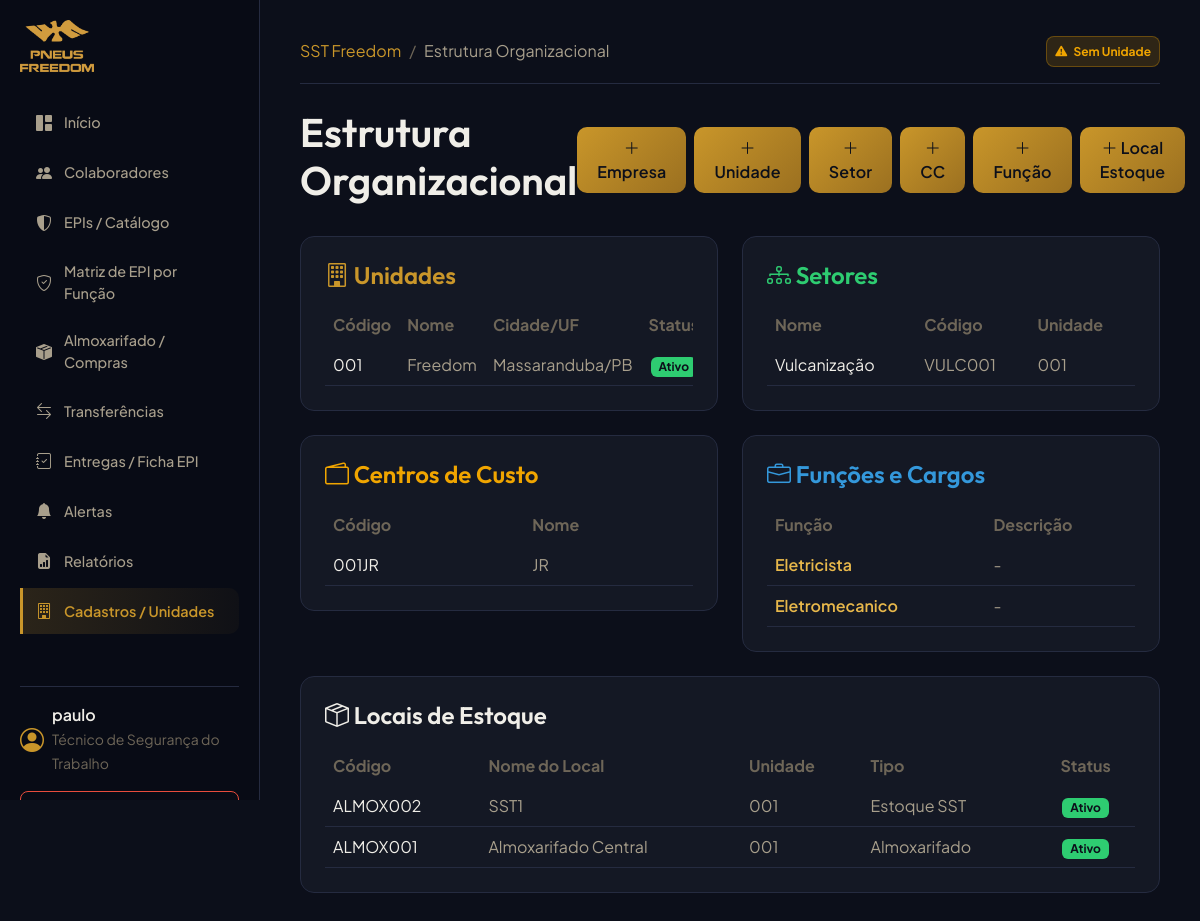
Before: /organizations/ (signed in) with the older database file.
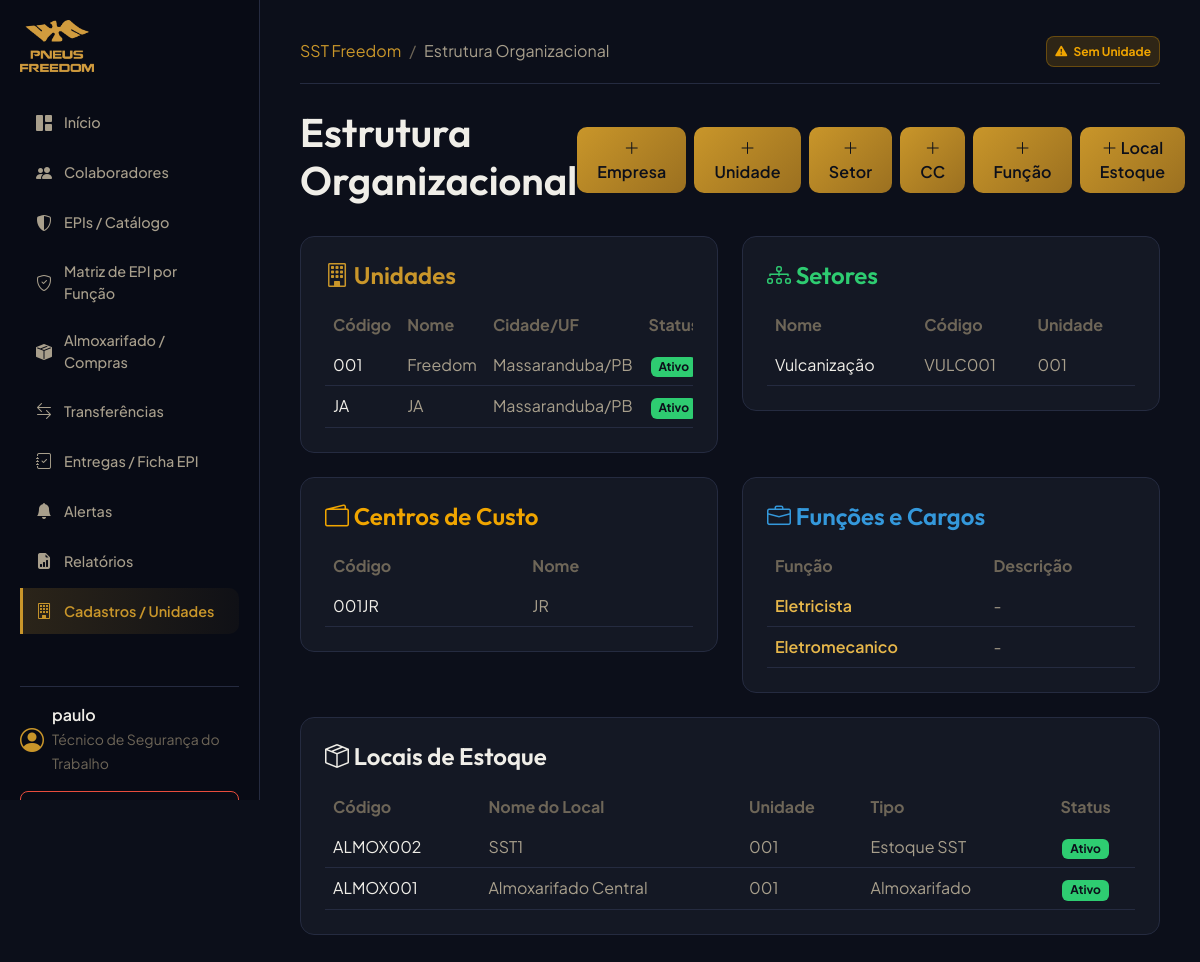
After: the same page with the newer database file.
### organizations/models.py (models this page shows, shortened)
class Unit(models.Model):
    company = models.ForeignKey(Company, on_delete=models.PROTECT, related_name='units', verbose_name="Empresa")
    codigo = models.CharField(max_length=50, unique=True, verbose_name="Código da Unidade")
    nome = models.CharField(max_length=255, verbose_name="Nome da Unidade")
    cidade = models.CharField(max_length=100, verbose_name="Cidade")
    estado = models.CharField(max_length=2, verbose_name="UF")
    ativo = models.BooleanField(default=True, verbose_name="Ativo")
    class Meta:
        verbose_name = "Unidade"
        verbose_name_plural = "Unidades"

class Sector(models.Model):
    unit = models.ForeignKey(Unit, on_delete=models.PROTECT, related_name='sectors', verbose_name="Unidade")
    nome = models.CharField(max_length=255, verbose_name="Nome do Setor")
    codigo = models.CharField(max_length=50, blank=True, null=True, verbose_name="Código do Setor")
    ativo = models.BooleanField(default=True, verbose_name="Ativo")
    class Meta:
        verbose_name = "Setor"
        verbose_name_plural = "Setores"
        unique_together = ('unit', 'nome')

class CostCenter(models.Model):
    company = models.ForeignKey(Company, on_delete=models.PROTECT, related_name='cost_centers', verbose_name="Empresa")
    codigo = models.CharField(max_length=50, verbose_name="Código do Centro de Custo")
    nome = models.CharField(max_length=255, verbose_name="Nome")
    ativo = models.BooleanField(default=True, verbose_name="Ativo")
    class Meta:
        verbose_name = "Centro de Custo"
        verbose_name_plural = "Centros de Custo"
        unique_together = ('company', 'codigo')

class Function(models.Model):
    company = models.ForeignKey(Company, on_delete=models.PROTECT, related_name='functions', verbose_name="Empresa")
    nome = models.CharField(max_length=255, verbose_name="Nome da Função/Cargo")
    descricao = models.TextField(blank=True, null=True, verbose_name="Descrição")
    ativo = models.BooleanField(default=True, verbose_name="Ativo")
    class Meta:
        verbose_name = "Função/Cargo"
        verbose_name_plural = "Funções/Cargos"
        unique_together = ('company', 'nome')

class InventoryLocation(models.Model):
    ALMOXARIFADO = 'ALMOXARIFADO'
    SST = 'SST'
    OUTRO = 'OUTRO'
    TIPO_CHOICES = (
        (ALMOXARIFADO, 'Almoxarifado'),
        (SST, 'Estoque SST'),
        (OUTRO, 'Outro'),
    )
    unit = models.ForeignKey(Unit, on_delete=models.PROTECT, related_name='inventory_locations', verbose_name="Unidade")
    codigo = models.CharField(max_length=50, verbose_name="Código do Local")
    nome = models.CharField(max_length=255, verbose_name="Nome do Local")
    tipo = models.CharField(max_length=20, choices=TIPO_CHOICES, default=ALMOXARIFADO, verbose_name="Tipo de Local")
    ativo = models.BooleanField(default=True, verbose_name="Ativo")
    class Meta:
        verbose_name = "Local de Estoque"
        verbose_name_plural = "Locais de Estoque"
        unique_together = ('unit', 'codigo')

### organizations/views.py (the view)
# urls.py: path('', OrganizationDashboardView.as_view(), name='organization_dashboard'),
class OrganizationDashboardView(LoginRequiredMixin, TemplateView):
    template_name = "organizations/dashboard.html"
    def get_context_data(self, **kwargs):
        context = super().get_context_data(**kwargs)
        user = self.request.user
        user_units = user.units.all()
        if user.is_superuser and not user_units.exists():
            user_units = Unit.objects.all()
        context.update({
            'companies': Company.objects.all(),
            'units': Unit.objects.filter(id__in=user_units),
            'sectors': Sector.objects.filter(unit__in=user_units),
            'cost_centers': CostCenter.objects.all(),
            'functions': Function.objects.all(),
            'locations': InventoryLocation.objects.filter(unit__in=user_units),
        })
        return context

### accounts/models.py (called while the page is built)
    def is_admin(self):
        return self.profile_type == self.ADMIN or self.is_superuser

    def is_tecnico(self):
        return self.profile_type == self.TECNICO_SST or self.is_superuser

    def is_almoxarife(self):
        return self.profile_type == self.ALMOXARIFE or self.is_superuser

### templates/organizations/dashboard.html (shortened to what the changed rows need)
{% extends "base.html" %}
{% block content %}
<div class="d-flex justify-content-between align-items-center mb-4">
    <h1>Estrutura Organizacional</h1>
</div>
<div class="row g-4">
    <div class="col-12 col-lg-6">
        <div class="card-premium">
            <div class="table-responsive">
                <table class="table table-dark table-hover mb-0" style="--bs-table-bg: transparent; --bs-table-border-color: var(--border-color);">
                    <thead>
                        <tr>
                            <th class="text-muted border-0">Código</th>
                            <th class="text-muted border-0">Nome</th>
                            <th class="text-muted border-0">Cidade/UF</th>
                            <th class="text-muted border-0 text-center">Status</th>
                        </tr>
                    </thead>
                    <tbody>
                        {% for unit in units %}
                        <tr>
                            <td class="text-light border-secondary">{{ unit.codigo }}</td>
                            <td class="border-secondary">{{ unit.nome }}</td>
                            <td class="border-secondary">{{ unit.cidade }}/{{ unit.estado }}</td>
                            <td class="text-center border-secondary">
                                {% if unit.ativo %}
                                <span class="badge bg-success">Ativo</span>
                                {% else %}
                                <span class="badge bg-danger">Inativo</span>
                                {% endif %}
                            </td>
                        </tr>
                        {% empty %}
                        <tr>
                            <td colspan="4" class="text-center text-muted border-0 py-4">Nenhuma unidade cadastrada ou vinculada.</td>
                        </tr>
                        {% endfor %}
                    </tbody>
                </table>
            </div>
        </div>
    </div>
    <div class="col-12 col-lg-6">
        <div class="card-premium">
            <div class="table-responsive">
                <table class="table table-dark table-hover mb-0" style="--bs-table-bg: transparent; --bs-table-border-color: var(--border-color);">
                    <thead>
                        <tr>
                            <th class="text-muted border-0">Nome</th>
                            <th class="text-muted border-0">Código</th>
                            <th class="text-muted border-0">Unidade</th>
                        </tr>
                    </thead>
                    <tbody>
                        {% for sector in sectors %}
                        <tr>
                            <td class="text-light border-secondary">{{ sector.nome }}</td>
                            <td class="border-secondary">{{ sector.codigo|default:"-" }}</td>
                            <td class="border-secondary">{{ sector.unit.codigo }}</td>
                        </tr>
                        {% empty %}
                        <tr>
                            <td colspan="3" class="text-center text-muted border-0 py-4">Nenhum setor cadastrado.</td>
                        </tr>
                        {% endfor %}
                    </tbody>
                </table>
            </div>
        </div>
    </div>
    <div class="col-12 col-lg-6">
        <div class="card-premium">
            <div class="table-responsive">
                <table class="table table-dark table-hover mb-0" style="--bs-table-bg: transparent; --bs-table-border-color: var(--border-color);">
                    <thead>
                        <tr>
                            <th class="text-muted border-0">Código</th>
                            <th class="text-muted border-0">Nome</th>
                        </tr>
                    </thead>
                    <tbody>
                        {% for cc in cost_centers %}
                        <tr>
                            <td class="text-light border-secondary">{{ cc.codigo }}</td>
                            <td class="border-secondary">{{ cc.nome }}</td>
                        </tr>
                        {% empty %}
                        <tr>
                            <td colspan="2" class="text-center text-muted border-0 py-4">Nenhum centro de custo cadastrado.</td>
                        </tr>
                        {% endfor %}
                    </tbody>
                </table>
            </div>
        </div>
    </div>
    <div class="col-12 col-lg-6">
        <div class="card-premium">
            <div class="table-responsive">
                <table class="table table-dark table-hover mb-0" style="--bs-table-bg: transparent; --bs-table-border-color: var(--border-color);">
                    <thead>
                        <tr>
                            <th class="text-muted border-0">Função</th>
                            <th class="text-muted border-0">Descrição</th>
                        </tr>
                    </thead>
                    <tbody>
                        {% for func in functions %}
                        <tr>
                            <td class="text-light border-secondary fw-semibold">
                                <a href="{% url 'function_detail' func.id %}" class="text-link fw-semibold text-decoration-none">
                                    {{ func.nome }}
                                </a>
                            </td>
                            <td class="border-secondary text-truncate" style="max-width: 250px;">{{ func.descricao|default:"-" }}</td>
                        </tr>
                        {% empty %}
                        <tr>
                            <td colspan="2" class="text-center text-muted border-0 py-4">Nenhuma função cadastrada.</td>
                        </tr>
                        {% endfor %}
                    </tbody>
                </table>
            </div>
        </div>
    </div>
    <div class="col-12">
        <div class="card-premium">
            <div class="table-responsive">
                <table class="table table-dark table-hover mb-0" style="--bs-table-bg: transparent; --bs-table-border-color: var(--border-color);">
                    <thead>
                        <tr>
                            <th class="text-muted border-0">Código</th>
                            <th class="text-muted border-0">Nome do Local</th>
                            <th class="text-muted border-0">Unidade</th>
                            <th class="text-muted border-0">Tipo</th>
                            <th class="text-muted border-0 text-center">Status</th>
                        </tr>
                    </thead>
                    <tbody>
                        {% for loc in locations %}
                        <tr>
                            <td class="text-light border-secondary">{{ loc.codigo }}</td>
                            <td class="border-secondary">{{ loc.nome }}</td>
                            <td class="border-secondary">{{ loc.unit.codigo }}</td>
                            <td class="border-secondary">{{ loc.get_tipo_display }}</td>
                            <td class="text-center border-secondary">
                                {% if loc.ativo %}
                                <span class="badge bg-success">Ativo</span>
                                {% else %}
                                <span class="badge bg-danger">Inativo</span>
                                {% endif %}
                            </td>
                        </tr>
                        {% empty %}
                        <tr>
                            <td colspan="5" class="text-center text-muted border-0 py-4">Nenhum local de estoque cadastrado.</td>
                        </tr>
                        {% endfor %}
                    </tbody>
                </table>
            </div>
        </div>
    </div>
</div>
{% endblock %}

Changed rows visible on the page:
added Unit: codigo "JA", nome "JA", cidade "Massaranduba", estado "PB", ativo "Ativo"
